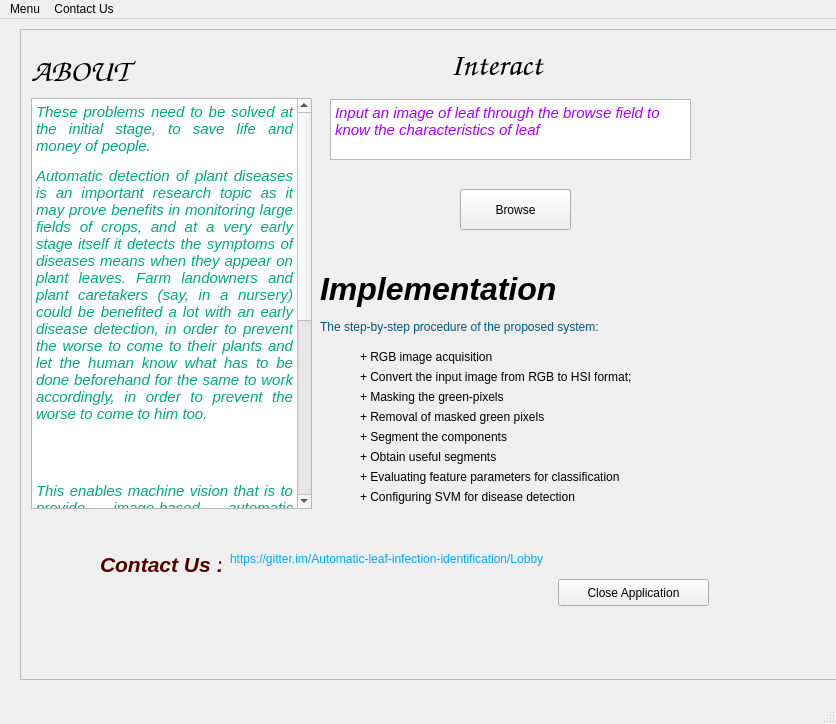
<?xml version="1.0" encoding="UTF-8"?>
<ui version="4.0">
 <class>MainWindow</class>
 <widget class="QMainWindow" name="MainWindow">
  <property name="geometry">
   <rect>
    <x>0</x>
    <y>0</y>
    <width>836</width>
    <height>724</height>
   </rect>
  </property>
  <property name="windowTitle">
   <string>Plant Disease Detector</string>
  </property>
  <widget class="QWidget" name="centralwidget">
   <widget class="QFrame" name="frame">
    <property name="geometry">
     <rect>
      <x>20</x>
      <y>10</y>
      <width>821</width>
      <height>651</height>
     </rect>
    </property>
    <property name="autoFillBackground">
     <bool>true</bool>
    </property>
    <property name="styleSheet">
     <string notr="true"/>
    </property>
    <property name="frameShape">
     <enum>QFrame::StyledPanel</enum>
    </property>
    <property name="frameShadow">
     <enum>QFrame::Raised</enum>
    </property>
    <widget class="QLabel" name="label">
     <property name="geometry">
      <rect>
       <x>11</x>
       <y>21</y>
       <width>107</width>
       <height>42</height>
      </rect>
     </property>
     <property name="font">
      <font>
       <family>URW Chancery L</family>
       <pointsize>24</pointsize>
       <weight>75</weight>
       <italic>true</italic>
       <bold>true</bold>
      </font>
     </property>
     <property name="text">
      <string>&lt;html&gt;&lt;head/&gt;&lt;body&gt;&lt;p&gt;&lt;span style=&quot; color:#000000;&quot;&gt;ABOUT &lt;/span&gt;&lt;/p&gt;&lt;/body&gt;&lt;/html&gt;</string>
     </property>
    </widget>
    <widget class="QTextBrowser" name="textBrowser">
     <property name="geometry">
      <rect>
       <x>11</x>
       <y>69</y>
       <width>281</width>
       <height>411</height>
      </rect>
     </property>
     <property name="html">
      <string>&lt;!DOCTYPE HTML PUBLIC &quot;-//W3C//DTD HTML 4.0//EN&quot; &quot;http://www.w3.org/TR/REC-html40/strict.dtd&quot;&gt;
&lt;html&gt;&lt;head&gt;&lt;meta name=&quot;qrichtext&quot; content=&quot;1&quot; /&gt;&lt;style type=&quot;text/css&quot;&gt;
p, li { white-space: pre-wrap; }
&lt;/style&gt;&lt;/head&gt;&lt;body style=&quot; font-family:'Ubuntu'; font-size:11pt; font-weight:400; font-style:normal;&quot;&gt;
&lt;p align=&quot;justify&quot; style=&quot; margin-top:12px; margin-bottom:12px; margin-left:0px; margin-right:0px; -qt-block-indent:0; text-indent:0px;&quot;&gt;&lt;span style=&quot; font-style:italic; color:#00aa7f;&quot;&gt;These problems need to be solved at the initial stage, to save life and money of people.&lt;/span&gt;&lt;/p&gt;
&lt;p align=&quot;justify&quot; style=&quot; margin-top:12px; margin-bottom:12px; margin-left:0px; margin-right:0px; -qt-block-indent:0; text-indent:0px;&quot;&gt;&lt;span style=&quot; font-style:italic; color:#00aa7f;&quot;&gt;Automatic detection of plant diseases is an important research topic as it may prove benefits in monitoring large fields of crops, and at a very early stage itself it detects the symptoms of diseases means when they appear on plant leaves. Farm landowners and plant caretakers (say, in a nursery) could be benefited a lot with an early disease detection, in order to prevent the worse to come to their plants and let the human know what has to be done beforehand for the same to work accordingly, in order to prevent the worse to come to him too.&lt;/span&gt;&lt;/p&gt;
&lt;p align=&quot;justify&quot; style=&quot; margin-top:12px; margin-bottom:12px; margin-left:0px; margin-right:0px; -qt-block-indent:0; text-indent:0px;&quot;&gt;&lt;br /&gt;&lt;/p&gt;
&lt;p align=&quot;justify&quot; style=&quot; margin-top:12px; margin-bottom:12px; margin-left:0px; margin-right:0px; -qt-block-indent:0; text-indent:0px;&quot;&gt;&lt;span style=&quot; font-style:italic; color:#00aa7f;&quot;&gt;This enables machine vision that is to provide image-based automatic inspection, process control. &lt;/span&gt;&lt;/p&gt;
&lt;p align=&quot;justify&quot; style=&quot; margin-top:12px; margin-bottom:12px; margin-left:0px; margin-right:0px; -qt-block-indent:0; text-indent:0px;&quot;&gt;&lt;span style=&quot; font-style:italic; color:#00aa7f;&quot;&gt;Comparatively, visual identification is labor intensive less accurate and can be done only in small areas. &lt;/span&gt;&lt;/p&gt;
&lt;p align=&quot;justify&quot; style=&quot; margin-top:12px; margin-bottom:12px; margin-left:0px; margin-right:0px; -qt-block-indent:0; text-indent:0px;&quot;&gt;&lt;span style=&quot; font-style:italic; color:#00aa7f;&quot;&gt;The project involves the use of self-designed image processing algorithms and techniques designed using python to segment the disease from the leaf while using the concepts of machine learning to categorise the plant leaves as healthy or infected.&lt;/span&gt;&lt;/p&gt;
&lt;p align=&quot;justify&quot; style=&quot; margin-top:12px; margin-bottom:12px; margin-left:0px; margin-right:0px; -qt-block-indent:0; text-indent:0px;&quot;&gt;&lt;span style=&quot; font-style:italic; color:#00aa7f;&quot;&gt;By this method, the plant diseases can be identified at the initial stage itself and the pest and infection control tools can be used to solve pest problems while minimizing risks to people and the environment.&lt;/span&gt;&lt;/p&gt;&lt;/body&gt;&lt;/html&gt;</string>
     </property>
    </widget>
    <widget class="QLabel" name="label_2">
     <property name="geometry">
      <rect>
       <x>430</x>
       <y>10</y>
       <width>191</width>
       <height>51</height>
      </rect>
     </property>
     <property name="font">
      <font>
       <family>URW Chancery L</family>
       <pointsize>24</pointsize>
       <weight>75</weight>
       <italic>true</italic>
       <bold>true</bold>
      </font>
     </property>
     <property name="text">
      <string>&lt;html&gt;&lt;head/&gt;&lt;body&gt;&lt;p&gt;&lt;span style=&quot; color:#000000;&quot;&gt;Interact&lt;/span&gt;&lt;/p&gt;&lt;/body&gt;&lt;/html&gt;</string>
     </property>
    </widget>
    <widget class="QPushButton" name="browse">
     <property name="geometry">
      <rect>
       <x>440</x>
       <y>160</y>
       <width>111</width>
       <height>41</height>
      </rect>
     </property>
     <property name="text">
      <string>Browse</string>
     </property>
    </widget>
    <widget class="QTextBrowser" name="textBrowser_2">
     <property name="geometry">
      <rect>
       <x>310</x>
       <y>70</y>
       <width>361</width>
       <height>61</height>
      </rect>
     </property>
     <property name="html">
      <string>&lt;!DOCTYPE HTML PUBLIC &quot;-//W3C//DTD HTML 4.0//EN&quot; &quot;http://www.w3.org/TR/REC-html40/strict.dtd&quot;&gt;
&lt;html&gt;&lt;head&gt;&lt;meta name=&quot;qrichtext&quot; content=&quot;1&quot; /&gt;&lt;style type=&quot;text/css&quot;&gt;
p, li { white-space: pre-wrap; }
&lt;/style&gt;&lt;/head&gt;&lt;body style=&quot; font-family:'Ubuntu'; font-size:11pt; font-weight:400; font-style:normal;&quot;&gt;
&lt;p style=&quot; margin-top:0px; margin-bottom:0px; margin-left:0px; margin-right:0px; -qt-block-indent:0; text-indent:0px;&quot;&gt;&lt;span style=&quot; font-family:'URW Gothic L'; font-style:italic; color:#aa00ff;&quot;&gt;Input an image of leaf through the browse field to know the characteristics of leaf&lt;/span&gt;&lt;/p&gt;&lt;/body&gt;&lt;/html&gt;</string>
     </property>
    </widget>
    <widget class="QLabel" name="label_4">
     <property name="geometry">
      <rect>
       <x>300</x>
       <y>240</y>
       <width>241</width>
       <height>41</height>
      </rect>
     </property>
     <property name="text">
      <string>&lt;html&gt;&lt;head/&gt;&lt;body&gt;&lt;p&gt;&lt;span style=&quot; font-size:24pt; font-weight:600; font-style:italic;&quot;&gt;Implementation&lt;/span&gt;&lt;/p&gt;&lt;/body&gt;&lt;/html&gt;</string>
     </property>
    </widget>
    <widget class="QLabel" name="label_5">
     <property name="geometry">
      <rect>
       <x>300</x>
       <y>290</y>
       <width>381</width>
       <height>17</height>
      </rect>
     </property>
     <property name="text">
      <string>&lt;html&gt;&lt;head/&gt;&lt;body&gt;&lt;p&gt;&lt;span style=&quot; color:#00557f;&quot;&gt;The step-by-step procedure of the proposed system:&lt;/span&gt;&lt;/p&gt;&lt;/body&gt;&lt;/html&gt;</string>
     </property>
    </widget>
    <widget class="QLabel" name="label_6">
     <property name="geometry">
      <rect>
       <x>340</x>
       <y>320</y>
       <width>221</width>
       <height>17</height>
      </rect>
     </property>
     <property name="text">
      <string>&lt;html&gt;&lt;head/&gt;&lt;body&gt;&lt;p&gt;&lt;span style=&quot; color:#000000;&quot;&gt;+ RGB image acquisition&lt;/span&gt;&lt;/p&gt;&lt;/body&gt;&lt;/html&gt;</string>
     </property>
    </widget>
    <widget class="QLabel" name="label_7">
     <property name="geometry">
      <rect>
       <x>340</x>
       <y>340</y>
       <width>351</width>
       <height>17</height>
      </rect>
     </property>
     <property name="text">
      <string>&lt;html&gt;&lt;head/&gt;&lt;body&gt;&lt;p&gt;&lt;span style=&quot; color:#000000;&quot;&gt;+ Convert the input image from RGB to HSI format;&lt;/span&gt;&lt;/p&gt;&lt;/body&gt;&lt;/html&gt;</string>
     </property>
    </widget>
    <widget class="QLabel" name="label_8">
     <property name="geometry">
      <rect>
       <x>340</x>
       <y>360</y>
       <width>341</width>
       <height>17</height>
      </rect>
     </property>
     <property name="text">
      <string>&lt;html&gt;&lt;head/&gt;&lt;body&gt;&lt;p&gt;&lt;span style=&quot; color:#000000;&quot;&gt;+ Masking the green-pixels&lt;/span&gt;&lt;/p&gt;&lt;/body&gt;&lt;/html&gt;</string>
     </property>
    </widget>
    <widget class="QLabel" name="label_9">
     <property name="geometry">
      <rect>
       <x>340</x>
       <y>380</y>
       <width>271</width>
       <height>17</height>
      </rect>
     </property>
     <property name="text">
      <string>&lt;html&gt;&lt;head/&gt;&lt;body&gt;&lt;p&gt;&lt;span style=&quot; color:#000000;&quot;&gt;+ Removal of masked green pixels&lt;/span&gt;&lt;/p&gt;&lt;/body&gt;&lt;/html&gt;</string>
     </property>
    </widget>
    <widget class="QLabel" name="label_10">
     <property name="geometry">
      <rect>
       <x>340</x>
       <y>400</y>
       <width>271</width>
       <height>17</height>
      </rect>
     </property>
     <property name="text">
      <string>&lt;html&gt;&lt;head/&gt;&lt;body&gt;&lt;p&gt;&lt;span style=&quot; color:#000000;&quot;&gt;+ Segment the components&lt;/span&gt;&lt;/p&gt;&lt;/body&gt;&lt;/html&gt;</string>
     </property>
    </widget>
    <widget class="QLabel" name="label_11">
     <property name="geometry">
      <rect>
       <x>340</x>
       <y>420</y>
       <width>211</width>
       <height>17</height>
      </rect>
     </property>
     <property name="text">
      <string>&lt;html&gt;&lt;head/&gt;&lt;body&gt;&lt;p&gt;&lt;span style=&quot; color:#000000;&quot;&gt;+ Obtain useful segments&lt;/span&gt;&lt;/p&gt;&lt;/body&gt;&lt;/html&gt;</string>
     </property>
    </widget>
    <widget class="QLabel" name="label_12">
     <property name="geometry">
      <rect>
       <x>340</x>
       <y>440</y>
       <width>341</width>
       <height>17</height>
      </rect>
     </property>
     <property name="text">
      <string>&lt;html&gt;&lt;head/&gt;&lt;body&gt;&lt;p&gt;&lt;span style=&quot; color:#000000;&quot;&gt;+ Evaluating feature parameters for classification&lt;/span&gt;&lt;/p&gt;&lt;/body&gt;&lt;/html&gt;</string>
     </property>
    </widget>
    <widget class="QLabel" name="label_13">
     <property name="geometry">
      <rect>
       <x>340</x>
       <y>460</y>
       <width>331</width>
       <height>17</height>
      </rect>
     </property>
     <property name="text">
      <string>&lt;html&gt;&lt;head/&gt;&lt;body&gt;&lt;p&gt;&lt;span style=&quot; color:#000000;&quot;&gt;+ Configuring SVM for disease detection&lt;/span&gt;&lt;/p&gt;&lt;/body&gt;&lt;/html&gt;</string>
     </property>
    </widget>
    <widget class="QLabel" name="label_3">
     <property name="geometry">
      <rect>
       <x>80</x>
       <y>520</y>
       <width>121</width>
       <height>31</height>
      </rect>
     </property>
     <property name="text">
      <string>&lt;html&gt;&lt;head/&gt;&lt;body&gt;&lt;p&gt;&lt;span style=&quot; font-size:16pt; font-weight:600; font-style:italic; color:#550000;&quot;&gt;Contact Us :&lt;/span&gt;&lt;/p&gt;&lt;/body&gt;&lt;/html&gt;</string>
     </property>
    </widget>
    <widget class="QLabel" name="label_14">
     <property name="geometry">
      <rect>
       <x>210</x>
       <y>520</y>
       <width>431</width>
       <height>20</height>
      </rect>
     </property>
     <property name="text">
      <string>&lt;html&gt;&lt;head/&gt;&lt;body&gt;&lt;p&gt;&lt;span style=&quot; color:#00aaff;&quot;&gt;https://gitter.im/Automatic-leaf-infection-identification/Lobby&lt;/span&gt;&lt;/p&gt;&lt;/body&gt;&lt;/html&gt;</string>
     </property>
    </widget>
    <widget class="QPushButton" name="close">
     <property name="geometry">
      <rect>
       <x>538</x>
       <y>550</y>
       <width>151</width>
       <height>27</height>
      </rect>
     </property>
     <property name="text">
      <string>Close Application</string>
     </property>
    </widget>
   </widget>
  </widget>
  <widget class="QMenuBar" name="menubar">
   <property name="geometry">
    <rect>
     <x>0</x>
     <y>0</y>
     <width>736</width>
     <height>25</height>
    </rect>
   </property>
   <widget class="QMenu" name="menuContact_Us">
    <property name="title">
     <string>Menu</string>
    </property>
    <addaction name="actionHelp"/>
    <addaction name="separator"/>
   </widget>
   <widget class="QMenu" name="menuContact_Us_2">
    <property name="title">
     <string>Contact Us</string>
    </property>
    <addaction name="actionHttps_gitter_im_Automatic_leaf_infection_identification_Lobby"/>
   </widget>
   <addaction name="menuContact_Us"/>
   <addaction name="menuContact_Us_2"/>
  </widget>
  <widget class="QStatusBar" name="statusbar"/>
  <action name="actionMin">
   <property name="icon">
    <iconset>
     <normaloff>:/newPrefix/about.png</normaloff>:/newPrefix/about.png</iconset>
   </property>
   <property name="text">
    <string>min</string>
   </property>
  </action>
  <action name="actionHttps_gitter_im_Automatic_leaf_infection_identification_Lobby">
   <property name="text">
    <string>https://gitter.im/Automatic-leaf-infection-identification/Lobby</string>
   </property>
  </action>
  <action name="actionHelp">
   <property name="text">
    <string>Help</string>
   </property>
  </action>
 </widget>
 
 <resources/>
 <connections/>
</ui>
